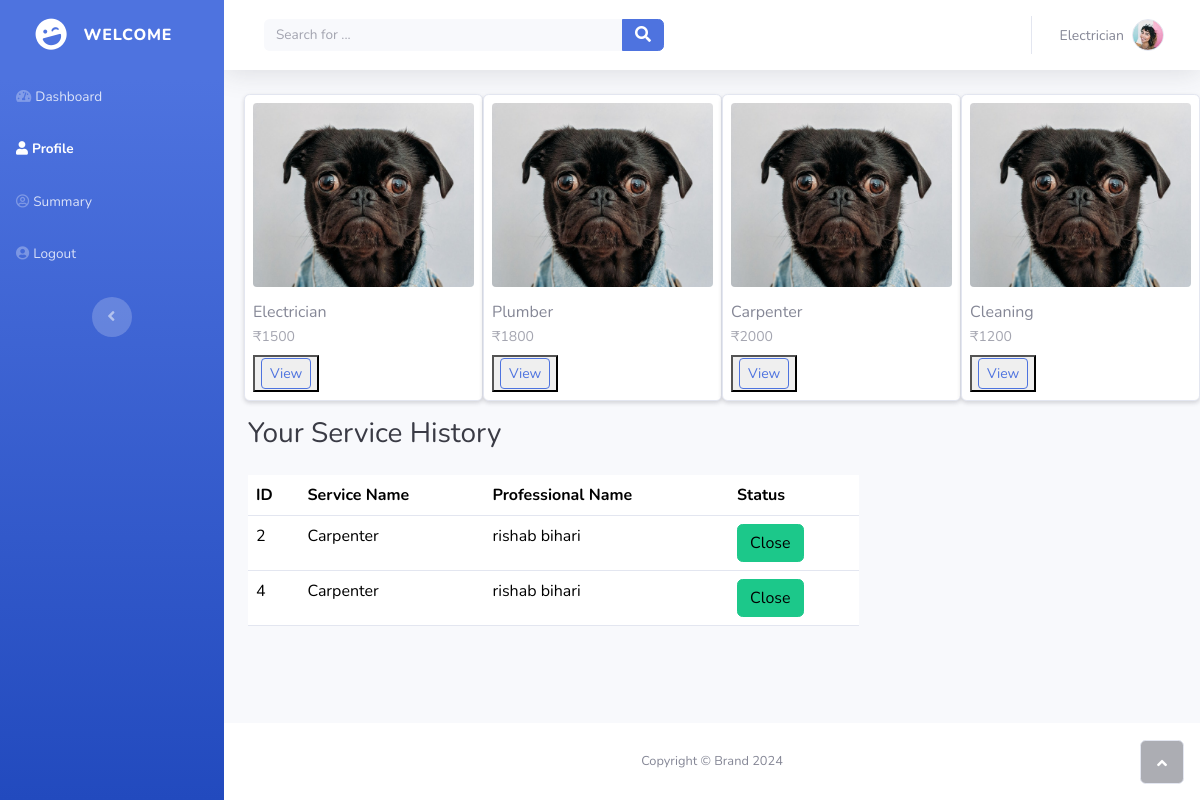
Page /user/Electrician on the committed database.
### backend/models.py (models this page shows)
class Services(db.Model):
    __tablename__="services"
    service_id=db.Column(db.Integer, primary_key=True)
    name=db.Column(db.String, nullable=False)
    base_price=db.Column(db.Integer, nullable=False)
    desc=db.Column(db.String)
    bookings=db.relationship("Bookings",cascade="all,delete",backref="services",lazy=True)

class Bookings(db.Model):
    booking_id=db.Column(db.Integer,primary_key=True)
    date_of_booking=db.Column(db.DateTime, nullable=False)
    user_id=db.Column(db.Integer,db.ForeignKey("userinfo.id"), nullable=False)
    prof_id=db.Column(db.Integer,db.ForeignKey("prof.id"), nullable=False)
    service_id=db.Column(db.Integer,db.ForeignKey("services.service_id"), nullable=False)
    rating=db.Column(db.Integer)
    remarks=db.Column(db.Integer)
    status=db.Column(db.Integer)

class Profs(db.Model):
    __tablename__="prof"
    id=db.Column(db.Integer,primary_key=True)
    email=db.Column(db.String, unique=True, nullable=False)
    password=db.Column(db.String, nullable=False)
    first_name=db.Column(db.String, nullable=False)
    last_name=db.Column(db.String, nullable=True)
    date_joined=db.Column(db.DateTime)
    status=db.Column(db.String,nullable=False,default="pending")
    dob=db.Column(db.DateTime, nullable=False)
    service_type=db.Column(db.String, nullable=False)
    address=db.Column(db.String,nullable=False)
    rating=db.Column(db.Integer,default=1)
    pincode=db.Column(db.Integer, nullable=False)
    role=db.Column(db.Integer,nullable=False)
    contact=db.Column(db.Integer, nullable=False)
    bookings=db.relationship("Bookings",cascade="all,delete",backref="prof",lazy=True)

### backend/controllers.py (the view)
    @app.route("/user/<name>")
    def user_dash(name):
        closedReqs=get_closedReqs()
        servReqs= get_servReqs()
        services=get_services()
        return render_template('user_dash.html',bookings=servReqs,closed=closedReqs,services=services,name=name)

### backend/controllers.py (called while the page is built)
def get_servReqs():
    servReqs=Bookings.query.filter_by(status="ongoing").all()
    return servReqs

def get_closedReqs():
    servReqs=Bookings.query.filter_by(status="closed").all()
    return servReqs

def get_services():
    services=Services.query.all()
    return services

### templates/user_dash.html (shortened to what this page needs)
{%extends "user.html"%}
{%block content%}
<div style="display: flex; margin-left: 20px;">
    {%for serv in services%}
    <div class="col-6 col-md-4 col-lg-3 mb-3">
        <div class="card h-100 shadow-sm">
            <picture>
                <img class="card-img-top p-2"
                     src="/static/img/dogs/image3.jpeg"
                     alt="{{serv.name}}"
                     style="max-width: 100%; height: 200px; object-fit: cover; border-radius: 12px;">
            </picture>
            <div class="card-body p-2 d-flex flex-column">
                <form method="POST" action="/user/books/{{name}}">
                <h6 class="card-title mb-1">{{serv.name}}</h6>
                <p class="card-text text-muted small mb-2">₹{{serv.base_price}}</p>
                <button type="submit"><a class="btn btn-sm btn-outline-primary mt-auto">View</a></button>
                </form>
            </div>
        </div>
    </div>
{%endfor%}
</div>
<div class="container-fluid">
<div class="row mb-3">
<div class="col-lg-8">
    {%if bookings%}
    <h3 class="text-dark mb-4">Your Service History</h3>
    <div class="table-responsive">
            <table class="table">
                <thead>
                    <tr>
                        <th>ID</th>
                        <th>Service Name</th>
                        <th>Professional Name</th>
                        <th>Status</th>
                    </tr>
                </thead>
                <tbody>
                    {%for booking in bookings%}
                    <tr>
                        <td>{{booking.booking_id}}</td>
                        <td>{{booking.services.name}}</td>
                        <td>{{booking.prof.first_name}} {{booking.prof.last_name}}</td>
                        <td>
                            <form method="POST" action="/user/closes/{{name}}" style="display: inline;">
                                <button class="btn btn-success" name="action" value="close">Close</button>
                            </form>
                        </td>
                    </tr>
                    {%endfor%}
                </tbody>
            </table>
            {%endif%}
                </div>
            </div>
        </div>
</div>
{%endblock%}

### templates/user.html (shortened to what this page needs)
<!DOCTYPE html>
<html data-bs-theme="light" lang="en">
<head>
    <link rel="stylesheet" href="/static/bootstrap/bootstrap.min.css">
    <link rel="stylesheet" href="https://use.fontawesome.com/releases/v5.12.0/css/all.css">
    <link rel="stylesheet" href="/static/css/styles.min.css">
</head>
<body id="page-top">
    <div id="wrapper">
        <nav class="navbar align-items-start sidebar sidebar-dark accordion bg-gradient-primary p-0 navbar-dark">
            <div class="container-fluid d-flex flex-column p-0"><a class="navbar-brand d-flex justify-content-center align-items-center sidebar-brand m-0" href="#">
                    <div class="sidebar-brand-icon rotate-n-15"><i class="fas fa-laugh-wink"></i></div>
                    <div class="sidebar-brand-text mx-3"><span>Welcome</span></div>
                </a>
                <ul class="navbar-nav text-light" id="accordionSidebar">
                    <li class="nav-item"><a class="nav-link" href="customer_dashboard.html"><i class="fas fa-tachometer-alt"></i><span>Dashboard</span></a></li>
                    <li class="nav-item"><a class="nav-link active" href="user_profile.html"><i class="fas fa-user"></i><span>Profile</span></a></li>
                    <li class="nav-item"><a class="nav-link" href="#"><i class="far fa-user-circle"></i><span>Summary</span></a></li>
                    <li class="nav-item"><a class="nav-link" href="/login"><i class="fas fa-user-circle"></i><span>Logout</span></a></li>
                </ul>
                <div class="text-center d-none d-md-inline"><button class="btn rounded-circle border-0" id="sidebarToggle" type="button"></button></div>
            </div>
        </nav>
        <div class="d-flex flex-column" id="content-wrapper">
            <div id="content">
                <nav class="navbar navbar-expand bg-white shadow mb-4 topbar">
                    <div class="container-fluid"><button class="btn btn-link d-md-none rounded-circle me-3" id="sidebarToggleTop" type="button"></button>
                        <form class="d-none d-sm-inline-block me-auto ms-md-3 my-2 my-md-0 mw-100 navbar-search">
                            <div class="input-group"><input class="bg-light form-control border-0 small" type="text" placeholder="Search for ..."><button class="btn btn-primary py-0" type="button"><i class="fas fa-search"></i></button></div>
                        </form>
                        <ul class="navbar-nav flex-nowrap ms-auto">
                            <li class="nav-item dropdown no-arrow">
                                <div class="nav-item dropdown no-arrow"><a class="dropdown-toggle nav-link" aria-expanded="false"  href="#"><span class="d-none d-lg-inline me-2 text-gray-600 small">{{name}}</span><img class="border rounded-circle img-profile" src="/static/img/avatars/avatar1.jpeg"></a></div>
                            </li>
                        </ul>
                    </div>
                </nav>
                {%block content%}
                {%endblock%}
            </div>
            <footer class="bg-white sticky-footer">
                <div class="container my-auto">
                    <div class="text-center my-auto copyright"><span>Copyright © Brand 2024</span></div>
                </div>
            </footer>
        </div><a class="border rounded d-inline scroll-to-top" href="#page-top"><i class="fas fa-angle-up"></i></a>
    </div>
</body>
</html>

### rows in the picture
Services: name "Electrician", base_price "1500"
Services: name "Plumber", base_price "1800"
Services: name "Carpenter", base_price "2000"
Services: name "Cleaning", base_price "1200"
Bookings: booking_id "2", services.name "Carpenter", prof.first_name "rishab", prof.last_name "bihari"
Bookings: booking_id "4", services.name "Carpenter", prof.first_name "rishab", prof.last_name "bihari"
